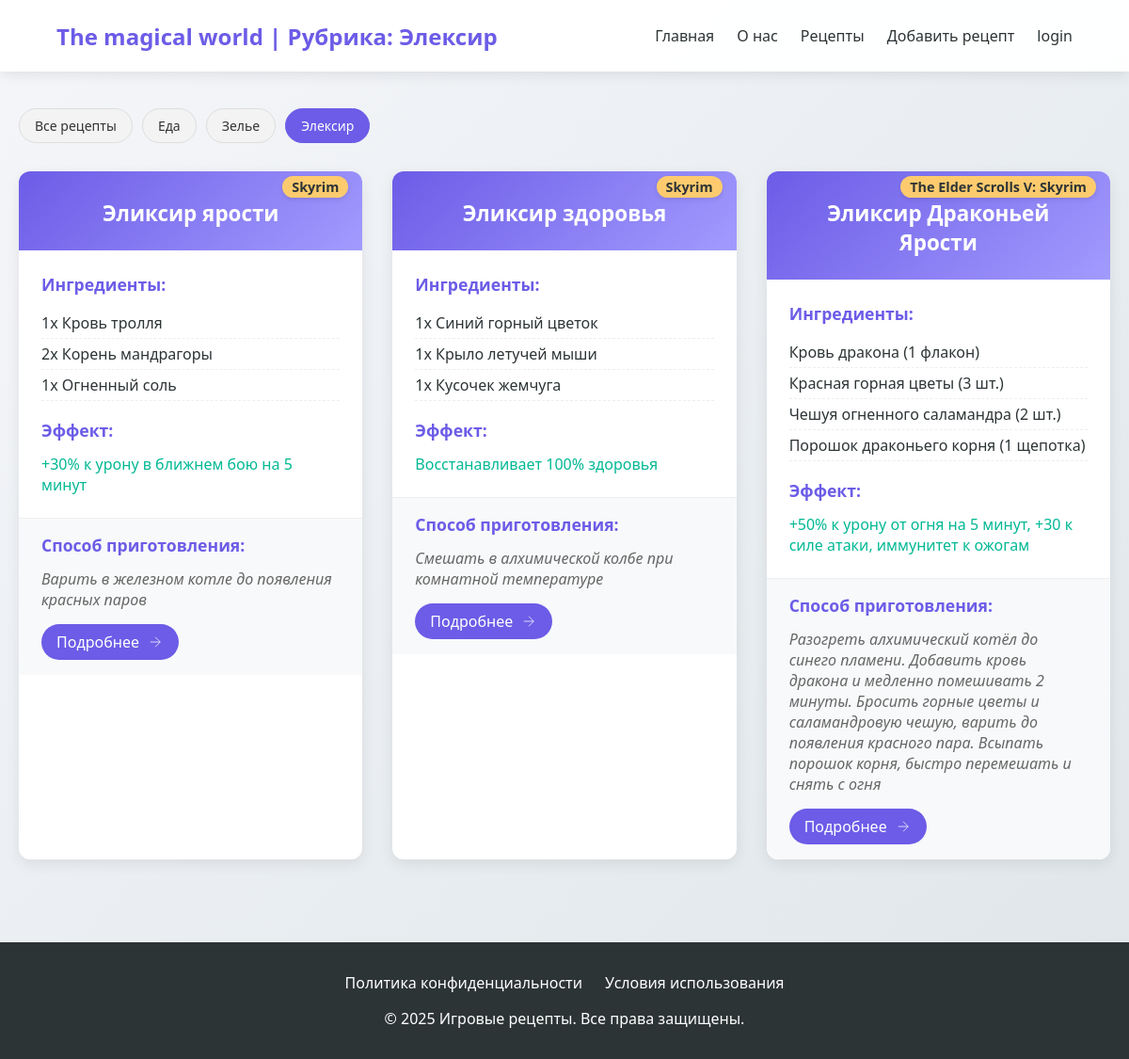
Screenshot of /category/Elecsir/ with the database file from the repository.
### star/models.py (models this page shows, shortened)
class Category(models.Model):
    name = models.CharField(max_length=255, db_index=True, verbose_name = 'Категория')
    slug = models.SlugField(max_length=100, unique=True, db_index=True)
    class Meta:
        verbose_name = 'Категории'
        verbose_name_plural = 'Категории'
    def get_absolute_url(self):
         return reverse('category', kwargs = {'cat_slug' : self.slug})

class recipe(models.Model):
    title = models.CharField(max_length = 255, verbose_name = 'Название')
    slug = models.SlugField(max_length = 255, unique = True, db_index = True, verbose_name = 'slug')
    game = models.CharField(max_length = 255, verbose_name = 'Название игры')
    ingredients = models.JSONField(default =list, blank = True, verbose_name = 'Ингредиенты')
    effect = models.CharField(max_length = 255, verbose_name = 'Эффект')
    preparation = models.CharField(max_length = 255, verbose_name = 'Способ приготовления')
    time_create = models.DateTimeField(auto_now_add = True, verbose_name = 'Время создания')
    time_update = models.DateTimeField(auto_now = True, verbose_name = 'Время изменение')
    cat = models.ForeignKey('Category', on_delete = models.PROTECT, verbose_name = 'Категория')
    class Meta:
        verbose_name = 'Лучшие рецепты'
        verbose_name_plural = 'Лучшие рецепты'
        ordering = ['time_create']
        indexes = [
            models.Index(fields = ['time_create'])
        ]
    def get_absolute_url(self):
         return reverse('recipe', kwargs = {'recipe_slug' : self.slug})

### star/views.py (the view)
# urls.py: path('category/<slug:cat_slug>/', views.show_category, name='category'),
def show_category(request, cat_slug):
    category = get_object_or_404(Category, slug=cat_slug)
    recipes = recipe.objects.filter(cat=category)
    context = {
        'recipes': recipes,
        'categories': Category.objects.all(),
        'cat_selected': category.pk,
        'title': f'Рубрика: {category.name}',
    }
    return render(request, 'star/catalog.html', context)

### star/templates/star/catalog.html (shortened to what this page needs)
{% extends 'star/base.html' %}
{% load static %}
{% block content %}
<section class="recipes-section">
    <link type="text/css" href="{% static 'star/css/catalog.css' %}" rel="stylesheet">
    <div class="category-filter">
        <div class="category-buttons">
            <a href="{% url 'all_recipes' %}" class="category-btn {% if not cat_selected %}active{% endif %}">
                Все рецепты
            </a>
            {% for category in categories %}
            <a href="{{ category.get_absolute_url }}"
                class="category-btn {% if category.pk == cat_selected %}active{% endif %}">
                {{ category.name }}
            </a>
            {% endfor %}
        </div>
    </div>
    <div class="recipes-grid">
        {% for recipe in recipes %}
        <div class="recipe-card">
            <div class="recipe-header">
                <h2>{{ recipe.title }}</h2>
                <span class="game-badge">{{ recipe.game }}</span>
            </div>
            <div class="recipe-content">
                <div class="ingredients">
                    <h3>Ингредиенты:</h3>
                    <ul>
                        {% for ingredient in recipe.ingredients %}
                        <li>{{ ingredient }}</li>
                        {% endfor %}
                    </ul>
                </div>
                <div class="recipe-effects">
                    <h3>Эффект:</h3>
                    <p>{{ recipe.effect }}</p>
                </div>
            </div>
            <div class="recipe-footer">
                <div class="preparation">
                    <h3>Способ приготовления:</h3>
                    <p>{{ recipe.preparation }}</p>
                    <a href="{{ recipe.get_absolute_url }}" class="details-btn">
                        <span>Подробнее</span>
                        <svg width="18" height="18" viewBox="0 0 24 24" fill="none" stroke="currentColor">
                            <path d="M5 12h14M12 5l7 7-7 7"/>
                        </svg>
                    </a>
                </div>
            </div>
        </div>
        {% endfor %}
    </div>
</section>
{% endblock %}

### star/static/star/css/style.css (style rules this page uses)
:root { --primary: #6c5ce7; --secondary: #a29bfe; --dark: #2d3436; --light: #f5f6fa; --success: #00b894; --warning: #fdcb6e; --danger: #d63031; }
* { margin: 0; padding: 0; box-sizing: border-box; font-family: 'Segoe UI', Tahoma, Geneva, Verdana, sans-serif; }
body { background: linear-gradient(135deg, var(--light), #dfe6e9); min-height: 100vh; color: var(--dark); }
.recipes-grid { display: grid; grid-template-columns: repeat(auto-fill, minmax(350px, 1fr)); gap: 2rem; }
.recipe-card { background: white; border-radius: 12px; overflow: hidden; box-shadow: 0 5px 15px rgba(0, 0, 0, 0.08); transition: transform 0.3s ease, box-shadow 0.3s ease; }
.recipe-header { padding: 1.5rem; background: linear-gradient(135deg, var(--primary), var(--secondary)); color: white; position: relative; }
.game-badge { position: absolute; top: -10px; right: 15px; background: var(--warning); color: var(--dark); padding: 3px 10px; border-radius: 20px; font-size: 0.8rem; font-weight: 600; }
.recipe-header h2 { font-size: 1.4rem; margin-top: 5px; }
.recipe-content { padding: 1.5rem; }
.ingredients h3, .recipe-effects h3, .preparation h3 { font-size: 1.1rem; margin-bottom: 0.8rem; color: var(--primary); }
.ingredients ul { list-style-type: none; margin-bottom: 1.2rem; }
.ingredients li { padding: 5px 0; border-bottom: 1px dashed #eee; }
.recipe-effects p { color: var(--success); font-weight: 500; }
.recipe-footer { padding: 1rem 1.5rem; background: #f8f9fa; border-top: 1px solid #eee; }
.preparation p { font-style: italic; color: #666; }

### star/static/star/css/catalog.css (style rules this page uses)
.details-btn { display: inline-flex; align-items: center; gap: 8px; padding: 8px 16px; background: var(--primary); color: white; border-radius: 50px; text-decoration: none; font-weight: 500; transition: all 0.3s ease; margin-top: 15px; }
.game-badge { display: inline-block; background: var(--warning); color: var(--dark); padding: 2px 10px; border-radius: 13px; font-size: 0.9rem; font-weight: 600; margin-top: 15px; box-shadow: 0 2px 5px rgba(0,0,0,0.1); transition: all 0.3s ease; }
.recipe-header { padding: 1.5rem; text-align: center; }
.recipe-header h2 { margin-bottom: 0; padding-bottom: 0; }

### star/templates/star/catalog.html (style rules this page uses)
.category-filter { margin-bottom: 30px; }
.category-buttons { display: flex; flex-wrap: wrap; gap: 10px; margin-top: 15px; }
.category-btn { padding: 8px 16px; background: #f3f3f3; border-radius: 20px; color: #333; text-decoration: none; font-size: 14px; transition: all 0.3s ease; border: 1px solid #ddd; }
.category-btn.active { background: #6c5ce7; color: white; border-color: #6c5ce7; }

### rows the page displays
Category: name "Еда"
Category: name "Зелье"
Category: name "Элексир"
recipe: title "Эликсир ярости", game "Skyrim", ingredients "1x Кровь тролля" "2x Корень мандрагоры" "1x Огненный соль", effect "+30% к урону в ближнем бою на 5 минут", preparation "Варить в железном котле до появления красных паров"
recipe: title "Эликсир здоровья", game "Skyrim", ingredients "1x Синий горный цветок" "1x Крыло летучей мыши" "1x Кусочек жемчуга", effect "Восстанавливает 100% здоровья", preparation "Смешать в алхимической колбе при комнатной температуре"
recipe: title "Эликсир Драконьей Ярости", game "The Elder Scrolls V: Skyrim", ingredients "Кровь дракона (1 флакон)" "Красная горная цветы (3 шт.)" "Чешуя огненного саламандра (2 шт.)" "Порошок драконьего корня (1 щепотка)", effect "+50% к урону от огня на 5 минут, +30 к силе атаки, иммунитет к ожогам", preparation "Разогреть алхимический котёл до синего пламени. Добавить кровь дракона и медленно помешивать 2 минуты. Бросить горные цветы и саламандровую чешую, варить до появления красного пара. Всыпать порошок корня, быстро перемешать и снять с огня"

### other values shown
{{ title }} "Рубрика: Элексир"
